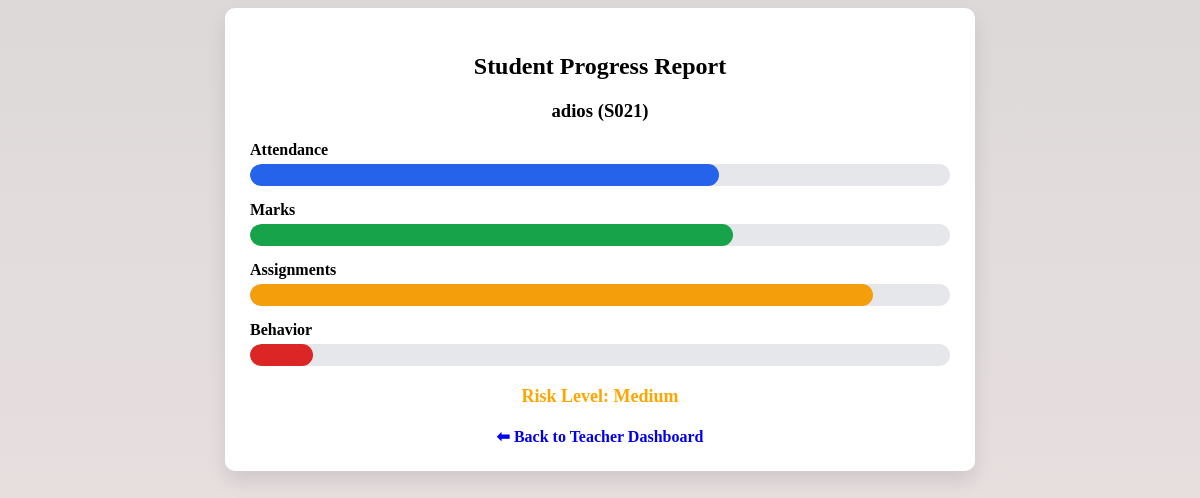
The app's page /student_report/S021 (signed in) with its own data.
### tables this page shows
CREATE TABLE students (
        student_id TEXT PRIMARY KEY,
        name TEXT,
        attendance REAL,
        avg_marks REAL,
        assignment_completion REAL,
        behavior_score REAL,
        risk TEXT
    );

### backend/app.py (the view)
@app.route("/student_report/<student_id>")
def student_report(student_id):
    if session.get("role") != "teacher":
        return redirect("/")
    conn = get_db()
    student = conn.execute(
        "SELECT * FROM students WHERE student_id=?",
        (student_id,)
    ).fetchone()
    conn.close()
    chart_data = {
        "attendance": student["attendance"],
        "marks": student["avg_marks"],
        "assignments": student["assignment_completion"],
        "behavior": student["behavior_score"]
    }
    return render_template(
        "student_report.html",
        student=student,
        chart_data=chart_data,
        risk=student["risk"]
    )

### backend/app.py (called while the page is built)
def get_db():
    conn = sqlite3.connect(DB)
    conn.row_factory = sqlite3.Row
    return conn

### backend/templates/student_report.html (shortened to what this page needs)
<!DOCTYPE html>
<html lang="en">
<head>
</head>
<body>
<div class="card">
    <h2>Student Progress Report</h2>
    <h3>{{ student.name }} ({{ student.student_id }})</h3>
    <div class="row">
        <div class="label">Attendance</div>
        <div class="bar">
            <div class="fill attendance" id="attendanceBar"></div>
        </div>
    </div>
    <div class="row">
        <div class="label">Marks</div>
        <div class="bar">
            <div class="fill marks" id="marksBar"></div>
        </div>
    </div>
    <div class="row">
        <div class="label">Assignments</div>
        <div class="bar">
            <div class="fill assignments" id="assignmentsBar"></div>
        </div>
    </div>
    <div class="row">
        <div class="label">Behavior</div>
        <div class="bar">
            <div class="fill behavior" id="behaviorBar"></div>
        </div>
    </div>
    <div class="risk {{ risk }}">
        Risk Level: {{ risk }}
    </div>
    <a href="/teacher" class="back">⬅ Back to Teacher Dashboard</a>
</div>
</body>
</html>

### records on screen
students: name "adios", student_id "S021", risk "Medium"
